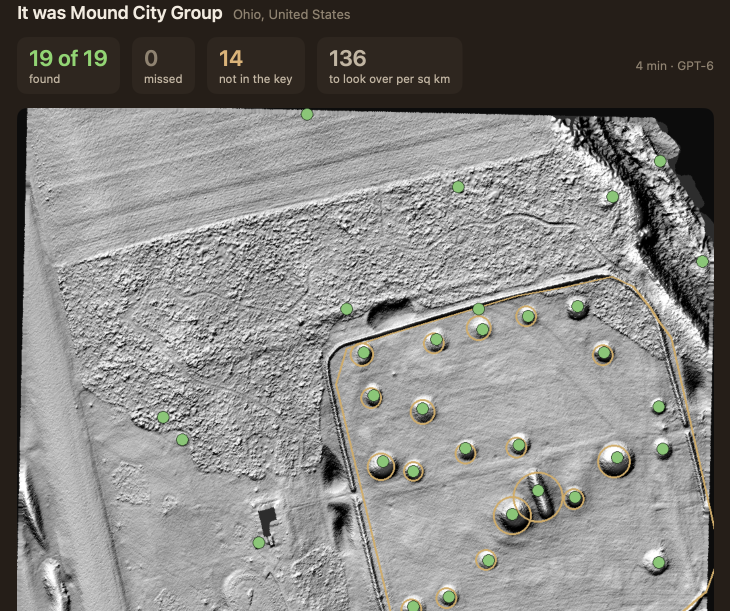
#> input picture docs/promo/source/stills/scorecard.png, 1460 x 1222 px (shown at 1/2 size)
$ python -i render.py   (imports and definitions only)
#> lines starting #> are read from the running program, lines starting #| are printed output that depends on the picture
"""The Dighouse promo: 65 s at 1920x1080, cut to a 98 BPM track (one bar = 2.449 s, 26.5 bars).
Real things only: 3D renders of the open lidar at Serpent Mound and Angel Mounds; the app's live map as a finished blind test
at Mound City is replayed into it; the app's own scorecard, Decide card, 3D view and view pictures at Angel Mounds.
Usage: render.py                    the whole film to build/video-only.mp4
       render.py t1 t2 ...          stills at those seconds, as build/still-<t>.jpg
       render.py --range a b out    frames from a to b (seconds) to one part of the film"""
import subprocess, sys, json, math, numpy as np
from PIL import Image, ImageDraw, ImageFont, ImageFilter, ImageChops

W, H, FPS = 1920, 1080, 30
BAR = 4 * 60 / 98; B = BAR; BEAT = BAR / 4; DUR = 26.5 * BAR
CLIPS = "source/clips/"; STILLS = "source/stills/"; BUILD = "build/"; STARTS = "../../app/Resources/starts/"
TEXT = (246, 240, 230); DIM = (196, 184, 170); TAN = (228, 180, 110); GREEN = (140, 226, 120); FAINT = (120, 110, 100)

def font(size, weight="Bold"):
    f = ImageFont.truetype("/System/Library/Fonts/SFNS.ttf", size); f.set_variation_by_name(weight); return f
def mono(size):
    f = ImageFont.truetype("/System/Library/Fonts/SFNSMono.ttf", size)
    try: f.set_variation_by_name("Medium")
    except Exception: pass
    return f
# [1 line that did not run here, left out]
# [1 line that did not run here, left out]
def ease(x): x = min(max(x, 0), 1); return 1 - (1 - x) ** 3
def ease_io(x): x = min(max(x, 0), 1); return 3 * x * x - 2 * x * x * x
def back(x):
    x = min(max(x, 0), 1); c = 1.7; return 1 + (c + 1) * (x - 1) ** 3 + c * (x - 1) ** 2

yy, xx = np.mgrid[0:H, 0:W]
dd = np.sqrt(((xx - W * 0.62) / W) ** 2 + ((yy - H * 0.5) / H) ** 2)
base = np.array([34, 25, 19]) * (1 - 0.62 * dd[..., None]) + np.array([9, 7, 6]) * 0.62 * dd[..., None]
BG = Image.fromarray(np.clip(base + np.random.default_rng(3).normal(0, 2.2, (H, W, 1)), 0, 255).astype(np.uint8)).convert("RGBA")
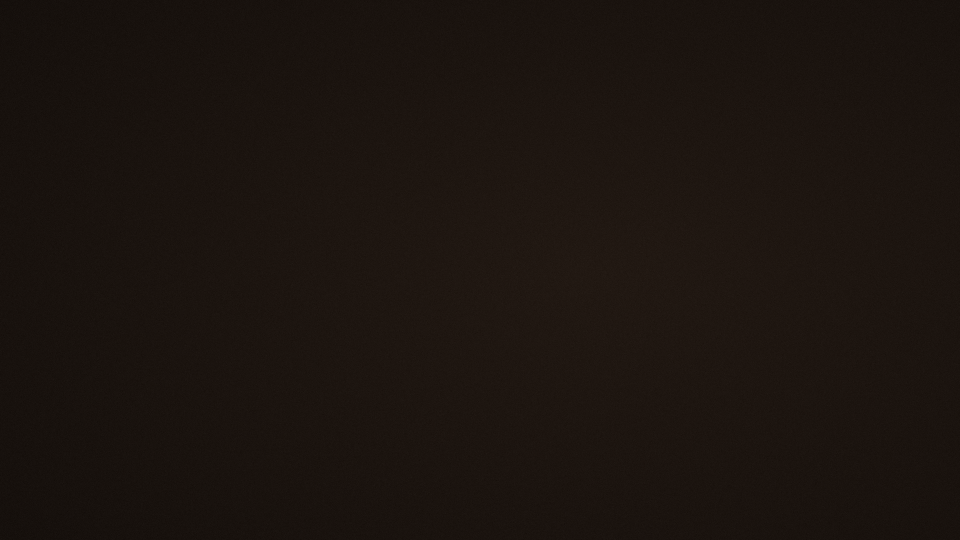
#> BG: PIL image 1920x1080 RGBA (shown at 1/2 size); mean R, G, B, A 27.4, 20.1, 15.3, 255

# ---- text ----------------------------------------------------------------------------
# [64 lines left out: functions wrap, spaced, caption, mark, not called in this run]
class Over:
    """A clear layer to draw on, laid over the picture when the block ends, so that alpha fades."""
    def __init__(self, img): self.img = img
    def __enter__(self):
        self.layer = Image.new("RGBA", self.img.size, (0, 0, 0, 0)); return ImageDraw.Draw(self.layer)
    def __exit__(self, *exc): self.img.alpha_composite(self.layer)
# [14 lines left out: functions brand, hud, corners, not called in this run]
def flash(img, amount, col=(255, 248, 236)):
    return Image.blend(img, Image.new("RGBA", img.size, col + (255,)), amount) if amount > 0 else img
def darken(img, k): return Image.blend(img, Image.new("RGBA", img.size, (0, 0, 0, 255)), k)
# [29 lines left out: functions pill, decode, coeffs, not called in this run]
_masks = {}
# [27 lines left out: functions place_card, pop, not called in this run]

# ---- timing --------------------------------------------------------------------------
SC = [("hero", 0, 8), ("live", 8, 12), ("score", 12, 14), ("slice", 14, 16), ("see", 16, 20), ("decide", 20, 22), ("range", 22, 24), ("end", 24, 26.5)]
SC = [(k, a * B, b * B) for k, a, b in SC]
_cl = {}
# [6 lines left out: function cloud, not called in this run]
# [1 line not run here, left out]
_fr = {}
# [5 lines left out: function footage, not called in this run]
def frame_at(arr, lt): return Image.fromarray(arr[min(max(int(lt * FPS), 0), len(arr) - 1)])
_im = {}
def still(path, crop=None, size=None):
#> called with path = 'source/stills/scorecard.png'
    key = (path, crop, size)
    if key not in _im:
        im = Image.open(path).convert("RGB")
#> im is the input picture: PIL image 1460x1222 RGB; mean R, G, B 131.2, 129.8, 127.2
        if crop: im = im.crop((crop[0], crop[1], crop[0] + crop[2], crop[1] + crop[3]))
        if size: im = im.resize(size, Image.LANCZOS)
        _im[key] = im
    return _im[key]

# [21 lines left out: functions ring, tag, green_hud, not called in this run]

LIVE_SPAN = 61.5                         # the replay in the recording, from its first tile to its last find
VIEWS = ["composite", "relief_small", "sky_view", "hillshade", "positive_openness", "negative_openness", "vat", "msrm", "local_dominance"]
LIGHTS = [165, 180, 195, 210, 225, 240]

# [156 lines left out: functions render, index, sweep, not called in this run]

args = sys.argv[1:]; rng = None
if args and args[0] == "--range": rng = (float(args[1]), float(args[2])); outfile = args[3]; args = []
# [1 line that did not run here, left out]
enc = None
# [3 lines that did not run here, left out]
SW = 0.22
# [14 lines not run here, left out]

>>> result = still('source/stills/scorecard.png')
